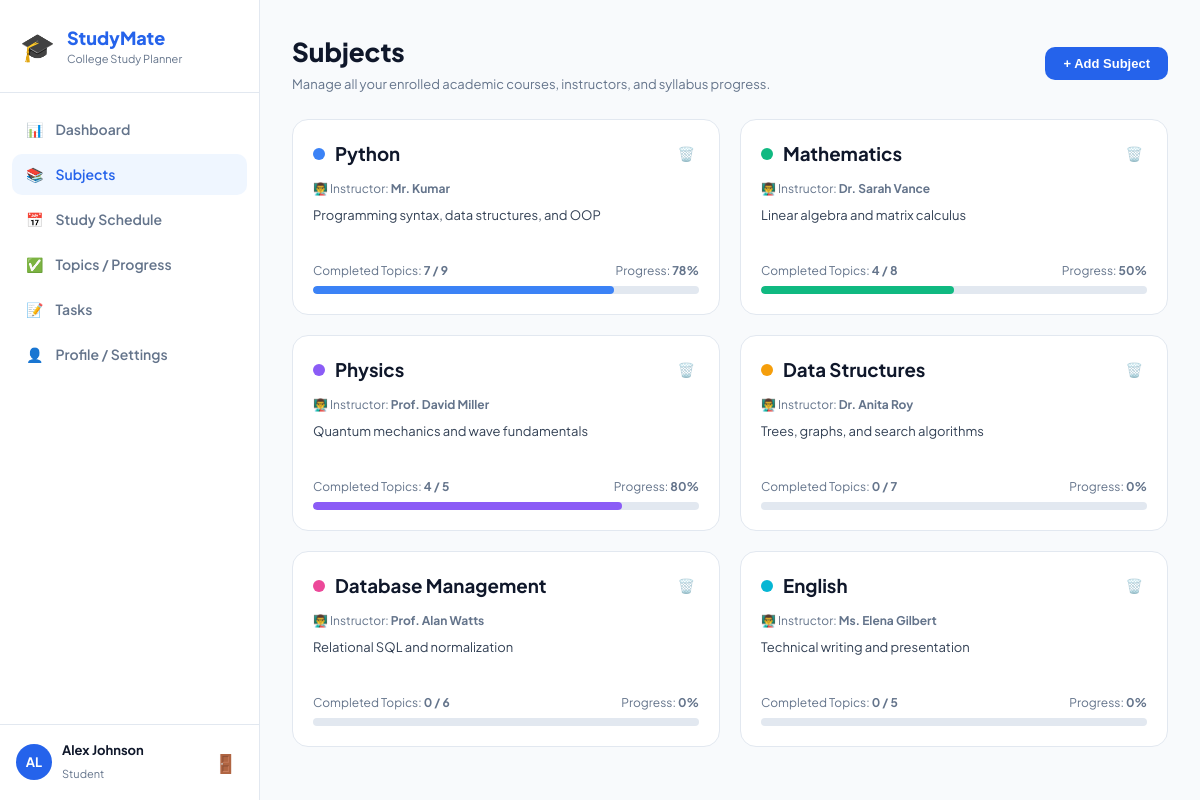
/subjects (signed in), run on the app's committed database.
### tables this page shows
CREATE TABLE subjects (
    id INTEGER PRIMARY KEY AUTOINCREMENT,
    user_id INTEGER NOT NULL,
    name TEXT NOT NULL,
    teacher TEXT NOT NULL,
    description TEXT,
    total_topics INTEGER DEFAULT 5,
    color TEXT DEFAULT '#3B82F6',
    created_at TIMESTAMP DEFAULT CURRENT_TIMESTAMP,
    FOREIGN KEY (user_id) REFERENCES users(id) ON DELETE CASCADE
);

### app.py (the view)
@app.route("/subjects")
def subjects():
    if "user_id" not in session:
        return redirect(url_for("login"))
    user_id = session["user_id"]
    conn = get_db_connection()
    raw_subjects = conn.execute("SELECT * FROM subjects WHERE user_id = ?", (user_id,)).fetchall()
    subjects_with_stats = []
    for sub in raw_subjects:
        sub_id = sub["id"]
        completed_cnt = conn.execute(
            "SELECT COUNT(*) as count FROM topics WHERE subject_id = ? AND completed = 1", (sub_id,)
        ).fetchone()["count"]
        total_cnt = conn.execute(
            "SELECT COUNT(*) as count FROM topics WHERE subject_id = ?", (sub_id,)
        ).fetchone()["count"]
        calc_total = max(total_cnt, sub["total_topics"] or 1)
        pct = round((completed_cnt / calc_total) * 100) if calc_total > 0 else 0
        subjects_with_stats.append({
            "id": sub["id"],
            "name": sub["name"],
            "teacher": sub["teacher"],
            "description": sub["description"],
            "completed_topics": completed_cnt,
            "total_topics": calc_total,
            "progress_percent": pct,
            "color": sub["color"]
        })
    conn.close()
    return render_template("subjects.html", subjects=subjects_with_stats)

### app.py (called while the page is built)
def get_db_connection():
    conn = sqlite3.connect(DATABASE)
    conn.row_factory = sqlite3.Row  # Enables access by column name (e.g., row['name'])
    return conn

### templates/subjects.html (shortened to what this page needs)
{% extends "base.html" %}
{% block content %}
<div class="page-header flex-between">
  <div>
    <h1>Subjects</h1>
    <p class="subtitle">Manage all your enrolled academic courses, instructors, and syllabus progress.</p>
  </div>
  <button class="btn btn-primary" onclick="document.getElementById('add-subject-modal').style.display='flex'">+ Add Subject</button>
</div>
<div class="subjects-grid">
  {% for sub in subjects %}
  <div class="subject-card">
    <div class="subject-card-header">
      <div class="subject-title-row">
        <span class="color-dot" style="background-color: {{ sub['color'] }};"></span>
        <h3>{{ sub['name'] }}</h3>
      </div>
      <form action="{{ url_for('delete_subject', subject_id=sub['id']) }}" method="POST" onsubmit="return confirm('Delete this subject?');">
        <button type="submit" class="icon-btn-delete" title="Delete Subject">🗑️</button>
      </form>
    </div>
    <p class="subject-teacher">👨‍🏫 Instructor: <strong>{{ sub['teacher'] }}</strong></p>
    <p class="subject-desc">{{ sub['description'] or 'No course description provided.' }}</p>
    <div class="subject-stats">
      <span>Completed Topics: <strong>{{ sub['completed_topics'] }} / {{ sub['total_topics'] }}</strong></span>
      <span>Progress: <strong>{{ sub['progress_percent'] }}%</strong></span>
    </div>
    <div class="progress-bar-wrap">
      <div class="progress-bar-fill" style="width: {{ sub['progress_percent'] }}%; background-color: {{ sub['color'] }};"></div>
    </div>
  </div>
  {% endfor %}
</div>
{% endblock %}

### static/css/style.css (style rules this page uses)
:root { --primary-blue: #2563eb; --primary-hover: #1d4ed8; --bg-slate: #f8fafc; --surface-white: #ffffff; --border-color: #e2e8f0; --text-dark: #0f172a; --text-muted: #64748b; --success: #10b981; --warning: #f59e0b; --danger: #ef4444; }
* { box-sizing: border-box; margin: 0; padding: 0; }
body { font-family: 'Plus Jakarta Sans', sans-serif; background-color: var(--bg-slate); color: var(--text-dark); line-height: 1.5; -webkit-font-smoothing: antialiased; }
.page-header { margin-bottom: 24px; }
.page-header h1 { font-size: 26px; font-weight: 800; }
.subtitle { font-size: 13px; color: var(--text-muted); margin-top: 4px; }
.flex-between { display: flex; align-items: center; justify-content: space-between; flex-wrap: wrap; gap: 16px; }
.btn { display: inline-flex; align-items: center; gap: 6px; padding: 9px 18px; border-radius: 10px; font-size: 13px; font-weight: 600; cursor: pointer; border: none; text-decoration: none; transition: background 0.15s ease; }
.btn-primary { background: var(--primary-blue); color: white; }
.progress-bar-wrap { width: 100%; height: 8px; background: #e2e8f0; border-radius: 99px; overflow: hidden; margin-top: 6px; }
.progress-bar-fill { height: 100%; background: var(--primary-blue); border-radius: 99px; transition: width 0.3s ease; }
.icon-btn-delete { background: none; border: none; cursor: pointer; font-size: 14px; padding: 4px; opacity: 0.6; }
.subjects-grid { display: grid; grid-template-columns: repeat(auto-fill, minmax(280px, 1fr)); gap: 20px; }
.subject-card { background: var(--surface-white); border: 1px solid var(--border-color); border-radius: 16px; padding: 20px; }
.subject-card-header { display: flex; justify-content: space-between; align-items: center; margin-bottom: 12px; }
.subject-title-row { display: flex; align-items: center; gap: 10px; }
.color-dot { width: 12px; height: 12px; border-radius: 50%; display: inline-block; }
.subject-teacher { font-size: 12px; color: var(--text-muted); margin-bottom: 8px; }
.subject-desc { font-size: 13px; color: #334155; margin-bottom: 16px; min-height: 40px; }
.subject-stats { display: flex; justify-content: space-between; font-size: 12px; color: var(--text-muted); margin-bottom: 6px; }

### data on the page
subjects: name "Python", teacher "Mr. Kumar", description "Programming syntax, data structures, and OOP", completed_topics "7", total_topics "9", progress_percent "78"
subjects: name "Mathematics", teacher "Dr. Sarah Vance", description "Linear algebra and matrix calculus", completed_topics "4", total_topics "8", progress_percent "50"
subjects: name "Physics", teacher "Prof. David Miller", description "Quantum mechanics and wave fundamentals", completed_topics "4", total_topics "5", progress_percent "80"
subjects: name "Data Structures", teacher "Dr. Anita Roy", description "Trees, graphs, and search algorithms", completed_topics "0", total_topics "7", progress_percent "0"
subjects: name "Database Management", teacher "Prof. Alan Watts", description "Relational SQL and normalization", completed_topics "0", total_topics "6", progress_percent "0"
subjects: name "English", teacher "Ms. Elena Gilbert", description "Technical writing and presentation", completed_topics "0", total_topics "5", progress_percent "0"

### other printed values
{{ session['user_name'][:2] | upper if session['user_name'] else 'ST' }} "AL"
{{ session['user_name'] }} "Alex Johnson"
